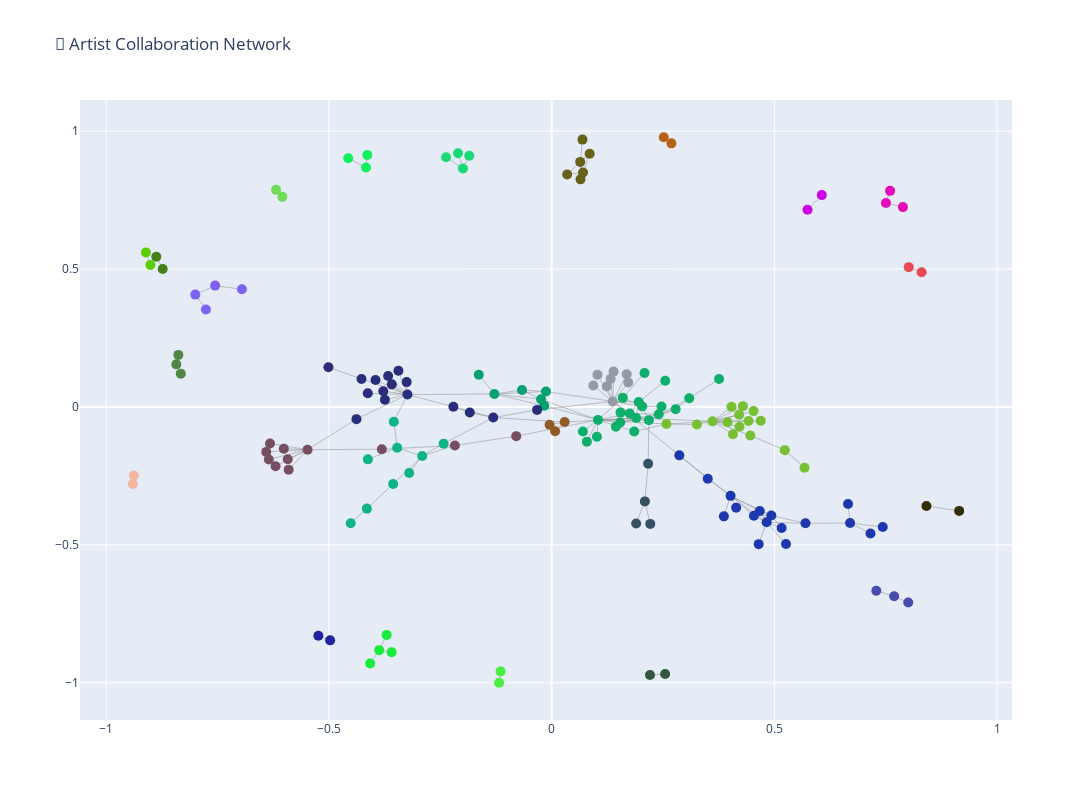

Notebook cell for this chart:
### Markdown cell above
# Visualize Collaboration Network
Visualize the collaboration network using Plotly, with nodes colored by community.

### Code cell
# Compute positions for NetworkX graph with increased spacing
pos = nx.spring_layout(G_filtered, seed=42, k=0.3, iterations=100)

# Extract node positions
node_x = [pos[node][0] for node in G_filtered.nodes()]
node_y = [pos[node][1] for node in G_filtered.nodes()]

# Create figure
fig = go.Figure()

# Add edges (collaborations)
edge_x, edge_y = [], []
for edge in G_filtered.edges():
    x0, y0 = pos[edge[0]]
    x1, y1 = pos[edge[1]]
    edge_x.extend([x0, x1, None])
    edge_y.extend([y0, y1, None])

fig.add_trace(go.Scatter(
    x=edge_x, y=edge_y,
    line=dict(width=0.5, color='#888'),
    hoverinfo='none',
    mode='lines'
))

# Add nodes (artists, colored by community)
community_colors = {community: f"#{random.randint(0, 0xFFFFFF):06x}" for community in set(partition.values())}
node_colors = [community_colors[partition[node]] for node in G_filtered.nodes()]
fig.add_trace(go.Scatter(
    x=node_x, y=node_y, mode="markers",
    marker=dict(color=node_colors, size=10),
    text=[f"{node}" for node in G_filtered.nodes()],
    hoverinfo="text"
))

fig.update_layout(
    showlegend=False,
    hovermode="closest", 
    title="🎵 Artist Collaboration Network",
    width=1200,  # Set the width of the figure
    height=800   # Set the height of the figure
)
fig.show()

### Figure 1 — Plotly figure (JSON) as saved in the notebook; plotly's stock layout.template omitted (floating-point values rounded to 4 significant figures; data arrays with more than 128 entries replaced by an {"elided": "..."} marker saying what was removed)
{"data": [{"hoverinfo": "none", "line": {"color": "#888", "width": 0.5}, "mode": "lines", "type": "scatter", "x": {"elided": "540 float values"}, "y": {"elided": "540 float values"}}, {"hoverinfo": "text", "marker": {"color": {"elided": "162 str values"}, "size": 10}, "mode": "markers", "text": {"elided": "162 str values"}, "type": "scatter", "x": {"elided": "162 float values"}, "y": {"elided": "162 float values"}}], "layout": {"height": 800, "hovermode": "closest", "showlegend": false, "title": {"text": "🎵 Artist Collaboration Network"}, "width": 1200}}
